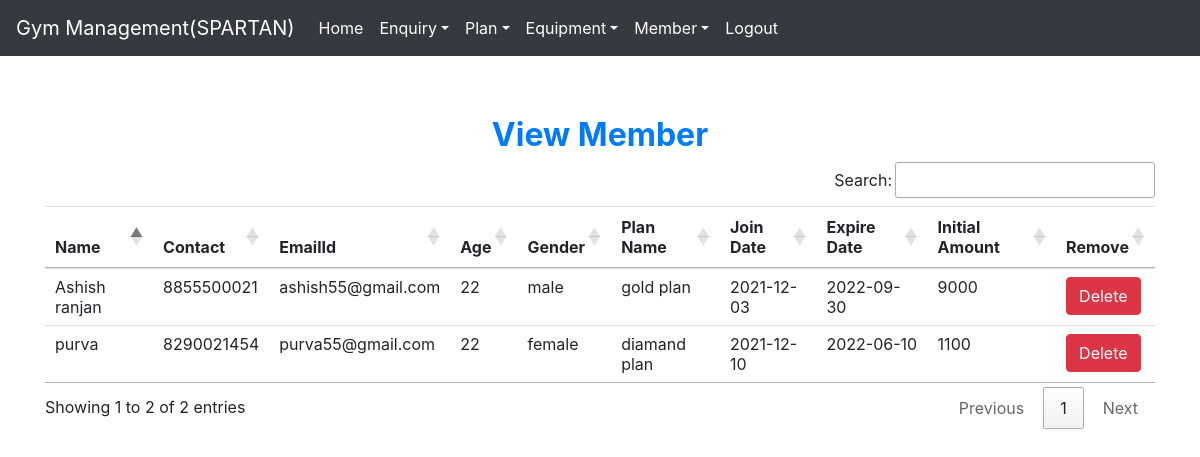
Page /view_member (signed in) on the committed database.
### gym/models.py (models this page shows, shortened)
class Member(models.Model):
    name = models.CharField(max_length=50)
    contact = models.CharField(max_length=10)
    emailid = models.CharField(max_length=50)
    age = models.CharField(max_length=10)
    gender = models.CharField(max_length=10)
    plan = models.CharField(max_length=40)
    joindate = models.CharField(max_length=40)
    expiredate = models.CharField(max_length=40)
    initialamount = models.CharField(max_length=10)

### gym/views.py (the view)
# urls.py: path('view_member', View_Member, name='view_member'),
def View_Member(request):
    if not request.user.is_staff:
        return redirect('login')
    member = Member.objects.all()
    d = {'member':member}
    return render(request, 'view_member.html', d)

### gym/templates/view_member.html
{% extends 'navigationbar.html' %}
{% block body %}
<div class="container" style="margin-top:60px">
    <h2 class="text-center text-primary font-weight-bold">View Member</h2>
    <table id="example" class="table table-hover">
        <thead>
        <tr>
            <th>Name</th>
            <th>Contact</th>
            <th>EmailId</th>
            <th>Age</th>
            <th>Gender</th>
            <th>Plan Name</th>
            <th>Join Date</th>
             <th>Expire Date</th>
             <th>Initial Amount</th>
            <th>Remove</th>
        </tr>
        </thead>
        <tbody>
        {% for i in member %}
        <tr>
            <td>{{i.name}}</td>
            <td>{{i.contact}}</td>
            <td>{{i.emailid}}</td>
            <td>{{i.age}}</td>
            <td>{{i.gender}}</td>
            <td>{{i.plan}}</td>
            <td>{{i.joindate}}</td>
            <td>{{i.expiredate}}</td>
            <td>{{i.initialamount}}</td>
            <td><a class="btn btn-danger" href="{% url 'delete_member' i.id%}" onclick="return confirm('Are you sure?')">Delete</a></td>
        </tr>
        {% endfor %}
        </tbody>
    </table>
</div>
{% endblock  %}

### gym/templates/navigationbar.html (shortened to what this page needs)
<html lang="en">
<head>
  {% load static %}
  <link rel="stylesheet" href="https://cdn.jsdelivr.net/npm/bootstrap@4.6.1/dist/css/bootstrap.min.css">
  <link rel="stylesheet" href="{% static 'css/mystyle.css' %}">
  <link rel="stylesheet" href="https://cdn.datatables.net/1.11.5/css/jquery.dataTables.min.css">
<link rel="stylesheet" href="https://cdn.datatables.net/buttons/2.2.2/css/buttons.dataTables.min.css">
</head>
<nav class="navbar navbar-expand-md bg-dark navbar-dark" >
<a class="navbar-brand" href="" >Gym Management(SPARTAN)</a>
  <div class="collapse navbar-collapse" id="abc">
    <ul class="navbar-nav">
      {% if request.user.is_staff %}
      <li class="nav-item"><a class="nav-link" href="{% url 'home'%}">Home</a></li>
      <li class="nav-item dropdown">
        <a class="nav-link dropdown-toggle" data-toggle="dropdown" href="#">Enquiry</a>
      </li>
      <li class="nav-item dropdown">
        <a class="nav-link dropdown-toggle" data-toggle="dropdown" href="#">Plan</a>
      </li>
      <li class="nav-item dropdown">
        <a class="nav-link dropdown-toggle" data-toggle="dropdown" href="#">Equipment</a>
      </li>
      <li class="nav-item dropdown">
        <a class="nav-link dropdown-toggle" data-toggle="dropdown" href="#">Member</a>
      </li>
      <li class="nav-item"><a class="nav-link" href="{% url 'logout'%}">Logout</a></li>
      {% endif  %}
    </ul>
  </div>
</nav>
{% block body %}
{% endblock  %}

### gym/static/css/mystyle.css (style rules this page uses)
.nav-link { color:white !important; }

### rows in the picture
Member: name "purva", contact "8290021454", emailid "purva55@gmail.com", age "22", gender "female", plan "diamand plan", joindate "2021-12-10", expiredate "2022-06-10", initialamount "1100"
Member: name "Ashish ranjan", contact "8855500021", emailid "ashish55@gmail.com", age "22", gender "male", plan "gold plan", joindate "2021-12-03", expiredate "2022-09-30", initialamount "9000"
